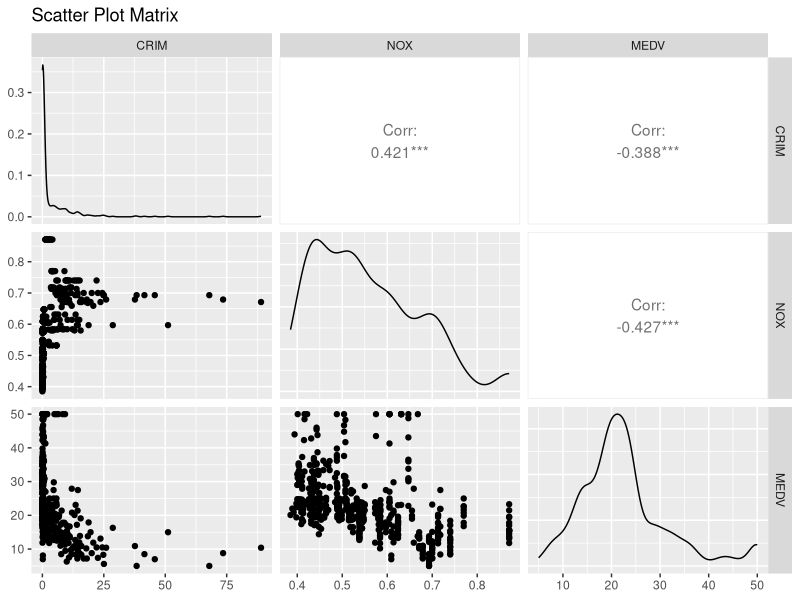

R code for this plot:

house_data <- read.csv("../../../data/0104_exploratory_data_analysis/live_class/Housing_Prices.csv", header = TRUE)

head(house_data)
summary(house_data)
dim(house_data)


# CRIM -> Per Capita Crime Rate by town
# NOX  -> Nitric Oxides concentration
# MEDV -> Median Value of owner-occupied homes in $1000's


library(GGally)

ggpairs(house_data, title = "Scatter Plot Matrix")

cor(house_data$MEDV, house_data$CRIM)
cor(house_data$MEDV, house_data$NOX)



# Simple Linear Regression: MEDV vs CRIM
model1 <- lm(MEDV ~ CRIM, data = house_data)
summary(model1)

house_data$pred1 <- fitted(model1)
house_data$resi1 <- residuals(model1)
head(house_data)



# Simple Linear Regression: MEDV vs NOX
model2 <- lm(MEDV ~ NOX, data = house_data)
summary(model2)

house_data$pred2 <- fitted(model2)
house_data$resi2 <- residuals(model2)
head(house_data)



# Multiple Linear Regression: MEDV vs NOX
model3 <- lm(MEDV ~ CRIM + NOX, data = house_data)
summary(model3)

house_data$pred3 <- fitted(model3)
house_data$resi3 <- residuals(model3)
head(house_data)





